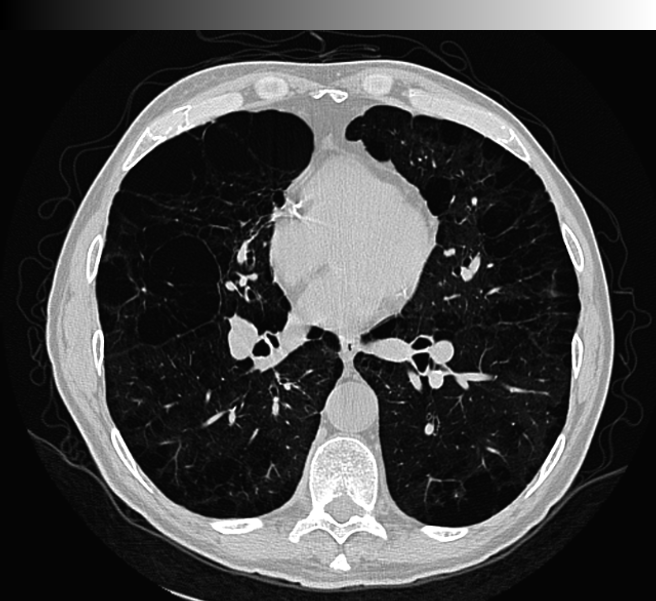
#> input picture LAB02/images/hrct.tif, 656 x 601 px; the run also reads 1 picture not shown here
$ jupyter execute --allow-errors 1_Pixelwise_operations.ipynb   (shell and % lines are left out)
#> lines starting #> are read from the running program, lines starting #| are printed output that depends on the picture; after the words box and inside, x2 and y2 are one past the last pixel; in counts of white or black regions, pixels touching at a corner belong together
</td>
<h2 style="white-space: nowrap">Image Processing Laboratory Notebooks</h2>
<hr style="clear:both">
<p style="font-size:0.85em; margin:2px; text-align:justify">
This Juypter notebook is part of a series of computer laboratories which are designed
to teach image-processing programming; they are running on the EPFL's Noto server. They are the practical complement of the theoretical lectures of the EPFL's Master course <b>Image Processing I</b>
(<a href="https://moodle.epfl.ch/course/view.php?id=522">MICRO-511</a>) taught by Prof. M. Unser and Prof. D. Van de Ville.
</p>
<p style="font-size:0.85em; margin:2px; text-align:justify">
The project is funded by the Center for Digital Education and the School of Engineering. It is owned by the <a href="http://bigwww.epfl.ch/">Biomedical Imaging Group</a>.
The distribution or the reproduction of the notebook is strictly prohibited without the written consent of the authors.  &copy; EPFL 2021.
</p>
<p style="font-size:0.85em; margin:0px"><b>Authors</b>:
    <a href="mailto:pol.delaguilapla@epfl.ch">Pol del Aguila Pla</a>,
    <a href="mailto:kay.lachler@epfl.ch">Kay Lächler</a>,
    <a href="mailto:alejandro.nogueronaramburu@epfl.ch">Alejandro Noguerón Arámburu</a>, and
    <a href="mailto:daniel.sage@epfl.ch">Daniel Sage</a>.
</p>
<hr style="clear:both">
<h1>Lab 1.1: Pixel-wise operations</h1>
<div style="background-color:#F0F0F0;padding:4px">
    <p style="margin:4px;"><b>Released</b>: Thursday October 7, 2021</p>
    <p style="margin:4px;"><b>Submission</b>: <span style="color:red">Friday October 15, 2021</span> (before 11:59PM) on <a href="https://moodle.epfl.ch/course/view.php?id=522">Moodle</a></p>
    <p style="margin:4px;"><b>Grade weigth</b>: Lab 1 (16 points), 9% of the overall grade</p>
    <p style="margin:4px;"><b>Remote help</b>: Monday October 11, on Zoom (see Moodle for link and time)</p>
    <p style="margin:4px;"><b>Related lectures</b>: Chapters 1 and 2</p>
</div>

### Student Name: Guanqun LIU
### SCIPER: 334988

Double-click on this cell and fill your name and SCIPER number. Then, run the cell below to verify your identity in Noto and set the seed for random results.

[cell 1]
import getpass
# This line recovers your camipro number to mark the images with your ID
uid = int(getpass.getuser().split('-')[2]) if len(getpass.getuser().split('-')) > 2 else ord(getpass.getuser()[0])
print(f'SCIPER: {uid}')

### Imports
In the next cell we import the python libraries that we will use throughout the lab, as well as the `ImageViewer` class (Python package developed specifically for these laboratories, see documentation [here](https://github.com/Biomedical-Imaging-Group/interactive-kit/wiki/Image-Viewer), or run the python command `help(viewer)` after loading the class):
* [`matplotlib.pyplot`](https://matplotlib.org), to display images,
* [`ipywidgets`](https://ipywidgets.readthedocs.io/en/latest/), to make the image display interactive, and
* [`numpy`](https://numpy.org/doc/stable/reference/), for mathematical operations on arrays.

Finally, we load the images used in this lab. Note that we will use the [OpenCV](https://opencv.org/) library for loading the images, and then we will make sure that it is of type `float64`, for higher accuracy during operations.

Run the next cell to get your notebook ready.
<div class=" alert alert-danger">

<i>Note:</i> Always run the two import cells below before starting to work on the notebook.
</div>

[cell 2]
# Configure plotting as dynamic

# Import required packages for this lab
import matplotlib.pyplot as plt
import ipywidgets as widgets
import numpy as np
import cv2 as cv
from interactive_kit import imviewer as viewer

# Loading images
hrct = cv.imread("images/hrct.tif", cv.IMREAD_UNCHANGED).astype('float64')

In the following cell we import the JS `ImageAccess` class. You can find the documentation of the class [here](https://biomedical-imaging-group.github.io/image-access/).

#> (a cell that did not finish here is left out)

# Pixel-wise operations (9 points)

In this laboratory you will learn the basics of pixel-wise image processing by performing simple operations -operations that apply at a pixel level-. This has many practical applications such as image normalization, colorization, and just to get information of an image. However, part of the goal of this laboratory is for you to feel comfortable with the process of accessing pixels of an image. Therefore, the laboratory will be mostrly in *JavaScript*, and then we will use *Python* for a few applications.

## <a id="ToC_1_Pixelwise_operations"></a>Table of contents
1. [16-bit gray-scale images: Visualization and Colorization](#1.-16-bit-gray-scale-images:-visualization-and-colorization-(3-points)) **(3 points)**
    1. [Limitations in visualization](#1.A.-Limitations-in-visualization-(1-point))
    2. [Colorization](#1.B.-Colorization-(2-points))
2. [Image normalization](#2.-Image-normalization-(6-points)) **(6 points)**
<!-- 3. [Vignetting](#3.-Vignettimg-(1-point)) -->

<div class=" alert alert-danger">

<b>Important:</b> Each cell that contains code begins with <code>%use sos</code> or <code>%use javascript</code>. This indicates if the code in this specific cell should be executed in Python or JavaScript. Do not change or remove any lines of code that begin with an <code>%</code>. They need to be on the first line of each cell!

</div>

# 1. 16-bit gray-scale images: visualization and colorization (3 points)
[Back to Table of contents](#ToC_1_Pixelwise_operations)

Most standard screens use only $8$ bits to visualize gray-level images, which allows for $2^8 = 256$ different gray-levels to be displayed at the same time. For day-to-day photography this is enough, but for some applications -like medical imaging- $256$ values are not enough to store all the important information. For example, common *HRCT* are stored in $16$-bit images which provide $2^{16} = 65536$ different gray-levels. This poses a problem because a standard screen cannot show all the gray-levels in a $16$-bit image at the same time. One solution for this limitation is to divide a range into sub-ranges of different colors (_a.k.a._ [colormaps](https://matplotlib.org/stable/tutorials/colors/colormaps.html)). There are many that have been proposed, and they serve the purpose of increasing the contrast on an image. In this section you will first see the limitation of displaying a $16$-bit grayscale image in a standard screen (in fact this goes beyond the screen, as your eyes are not capable of distinguising that many shades of gray either<!--only capable of distinguishing between $700$ and $900$ shades of gray-->), and then you will apply a colorization on this image.

## 1.A. Limitations in visualization (1 point)
[Back to Table of contents](#ToC_1_Pixelwise_operations)

To illustrate the problem we will look at the image `hrct`, which is encoded with $16$ bits. The image shows the result of a [computed tomography](https://en.wikipedia.org/wiki/CT_scan) scan of a human thorax. These type of images can, for example, be used to diagnose or assess the developement of COVID-19 in patients ([see more here](https://radiologyassistant.nl/chest/covid-19/covid19-imaging-findings)).

Run the next cell and explore the gray-level range. Try to find hidden content in the image that is not visible at first (at first you will only see the thorax).
<div class="alert alert-info">

**Hint:** You can adjust the gray-level range of the image by adjusting the values (max / min) of the <i>Brightness & Contrast</i> slider. Take some time to properly explore the image, as well as the histogram.
</div>

[cell 4]
# Display the hrct image to find hidden information
plt.close("all")
#> (the rest of this cell did not finish here and is left out)

### Multiple choice question
For **0.5 points each**, once you have explored the image, answer the next questions:

* Q1: How many $8$-bit grayscale images do we need to cover the pixel values spanned by a generic $16$-bit image?
    1. 2,
    2. 8,
    3. 256, or
    4. 16.

* Q2: As you will study below, using color is another option to see more of the information contained in a 16-bit image on screen. Now, choose `Options` and select the colormap `nipy_spectral` (make sure that the *Brightness & Contrast* slider spans the whole range). This view reveals wide-spread structures within the patient's lungs, which could be relevant to doctors. Which of the following ranges of visualization would show those details best with a `gray` colormap?
    1. $0\%$ to $10\%$,
    2. $90\%$ to $100\%$, or
    3. $50\%$ to $60\%$.

Modify the variables `answer_one` and `answer_two` in the next cell to reflect your choice.

[cell 5]
# Assign your answer to this variable
answer_one = 3
answer_two = 1
# YOUR CODE HERE

[cell 6]
# Check that the answer is in the correct range
assert answer_one in [1,2,3,4], 'Possible values are 1, 2, 3 or 4.'

[cell 7]
# Check that the answer is in the correct range
assert answer_two in [1,2,3], 'Possible values are 1, 2, or 3.'

## 1.B. Colorization (2 points)
[Back to Table of contents](#ToC_1_Pixelwise_operations)

As we will see in this section, color is a powerful tool to overcome the representation limitations of $8$-bit screens, and make use of all your photoreceptors to see the information in an image. The basic idea is to express the $16$-bit range $[0, 65535]$ using a combination of three $8$-bit $[0, 255]$ channels to make a color (RGB) image. This exercise will guide you through this process.

There are many alternatives to divide a range into sub-ranges (again, take a look at the matplitlib [colormaps](https://matplotlib.org/stable/tutorials/colors/colormaps.html)), but you will implement the one specified by the picture below:

The three lines reflect the intensity values of each channel depending on the original graylevel intensity. $N$ is the maximum graylevel intensity for a 16-bit image, i.e., ($2^{16} - 1$).

For **1 point**, modify the function `color_pixel_wise(img)` in the next cell to iterate through every pixel in the image and create a new colorized image. The three color channels should be defined according to the figure above.
<div class="alert alert-info">

**Note:** You only need to modify the variables `r`, `g` and `b`. Everything else has already been prepared for you. Make sure you understand the code and fill in the blanks.
</div>

#> (a cell that did not finish here is left out)

Great, using the two cells below we are going to visualize your image. If everything went well, you should see most of the hidden details in red (blood vessels and details inside the lungs), the middle values in green (soft tissues, fat, etc.) and the higher values in blue (aorta, bone tissue, etc.).

In the next cell, we are first going to get the image `hrct` from the Python kernel, and then apply your function to it. Finally, we put the result (`hrct_colorized_js`) back into the Python kernel for visualization.

#> (a cell that did not finish here is left out)

Now that your result is stored in Python, run the next cell to visualize it.

<div class="alert alert-info">

<b>Note: </b> SoS translates JS arrays as Python lists. However, <code>ImageViewer</code> (and every major IP library) works with <i>NumPy</i> arrays, so we have to explicitly call the function <code>np.array</code> on the result from JS.
</div>

#> (a cell that did not finish here is left out)

Is your result correct? At the top of the image you should see the color bar transition **smoothly** from black to red, from red to green, from green to blue, and back to black again.

Let's make some sanity checks to test that the image is really a color image and that the maximum and minimum value of each channel are $0$ and $255$ respectively. We will constantly be making these kinds of checks to ensure the correct behaviour of any code you write.

<div class="alert alert-danger">

<b>Note:</b> The fact that you pass these sanity checks <b>does not</b> guarantee the points.
</div>

#> (a cell that did not finish here is left out)

If we wanted to perform the same colorization in *Python*, we shouldn't do it pixel-wise as in *JavaScript*, since this will be extremely slow. As you saw in the introductory lab, languages that allow __[vectorization](https://en.wikipedia.org/wiki/Automatic_vectorization)__ like Python (through the NumPy library) and MATLAB allow operations to be performed on whole arrays. This is much simpler to code and as fast as a `for` loop in a low-level programming language.

In the following cell, we show you how to colorize your image in Python, without the need to iterate through every pixel. This function is exactly like the one you created in JavaScript, but we added the parameters `peak1`, `peak2` and `peak3`, which will be useful in the next exercise. Make sure to fully understand the function. If you have any doubts, go back to the [Introductory lab](../Introductory_lab/Introductory.ipynb), or read about [indexing in NumPy](https://numpy.org/devdocs/reference/arrays.indexing.html).

When you run the next cell, you will generate and visualize the variable `hrct_colorized_python`. It should look exactly like the result you got from the JavaScript function above.

[cell 12]
# Function that divides a `bits` bit graylevel image into a rgb image with 8 bits per channel depending on the three specified limits (in %)
def color_vectorized(img, peak1=25, peak2=50, peak3=75, bits=16):
    # Initialize max value
#> called with peak1 = 25, peak2 = 50, peak3 = 75, bits = 16
    N = 2**bits - 1
    N_new = 2**8 - 1

    # Make sure that peak1 < peak2 < peak3
    peak1, peak2, peak3 = np.sort([peak1, peak2, peak3])

    # Adjust limit values from percent to absolute value
    peak1 = peak1 / 100 * N
    peak2 = peak2 / 100 * N
    peak3 = peak3 / 100 * N

    # Initialize 3 color channels with the appropriate dimensions
    color_R = np.zeros(img.shape)
    color_G = np.zeros(img.shape)
    color_B = np.zeros(img.shape)

    # Generate boolean arrays corresponding to the 4 different sections.
    section_1 = img < peak1
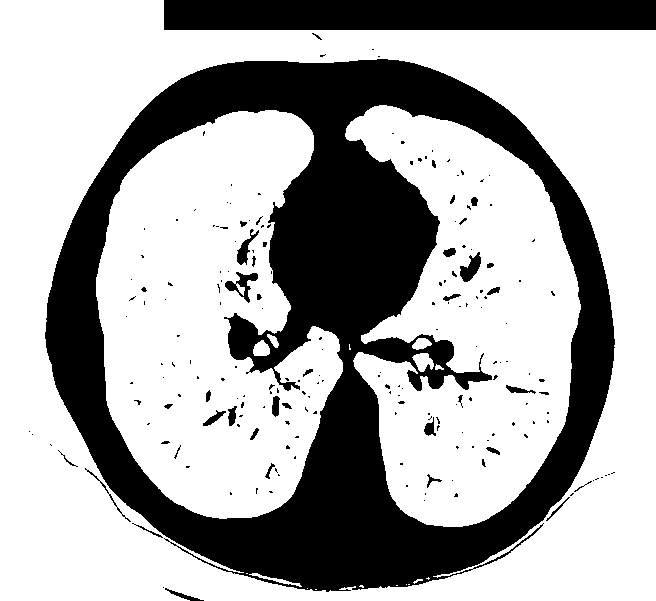
#> section_1: shape (601, 656) bool; 67.3% white; 201 black regions (162 under 20 px), largest, box (x1, y1, x2, y2) and area: (45, 59, 615, 592) 110571, (164, 0, 656, 30) 14760, (225, 272, 258, 303) 366
    section_2 = np.logical_and(peak1 <= img, img < peak2)
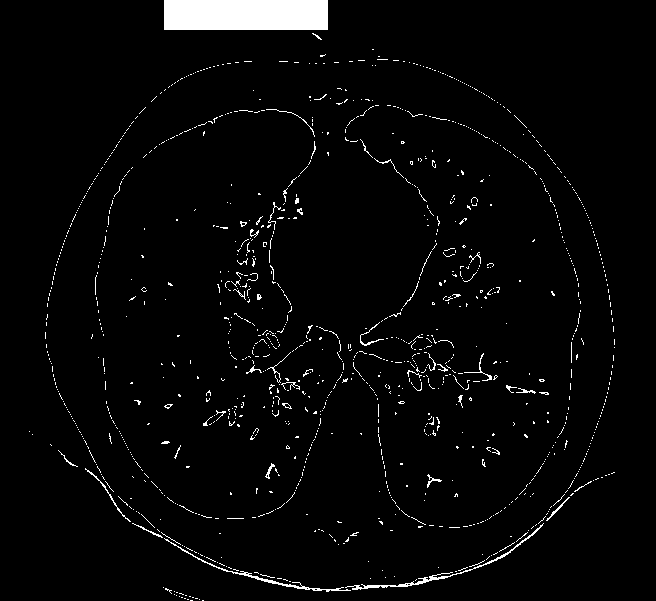
#> section_2: shape (601, 656) bool; 3% white; 1173 white regions (1124 under 20 px), largest, box (x1, y1, x2, y2) and area: (164, 0, 328, 30) 4920, (345, 523, 544, 590) 510, (164, 538, 351, 592) 412
    section_3 = np.logical_and(peak2 <= img, img < peak3)
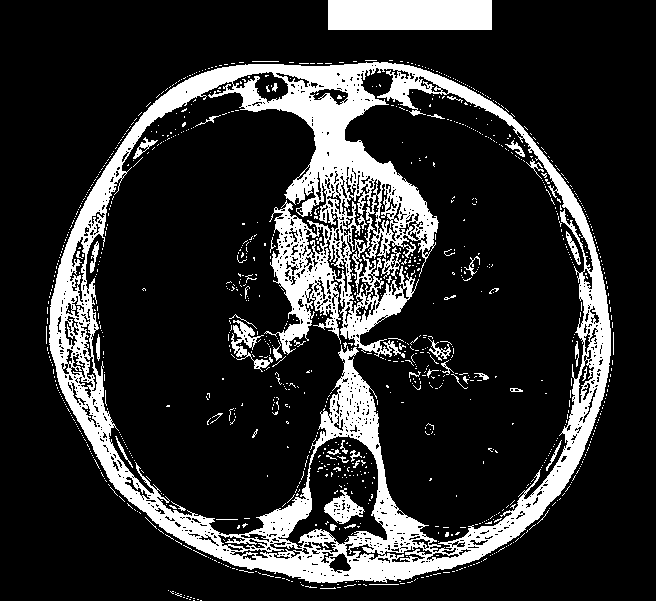
#> section_3: shape (601, 656) bool; 18.2% white; 1067 white regions (1015 under 20 px), largest, box (x1, y1, x2, y2) and area: (49, 62, 611, 583) 59808, (328, 0, 492, 30) 4920, (324, 488, 365, 524) 651
    section_4 = peak3 <= img
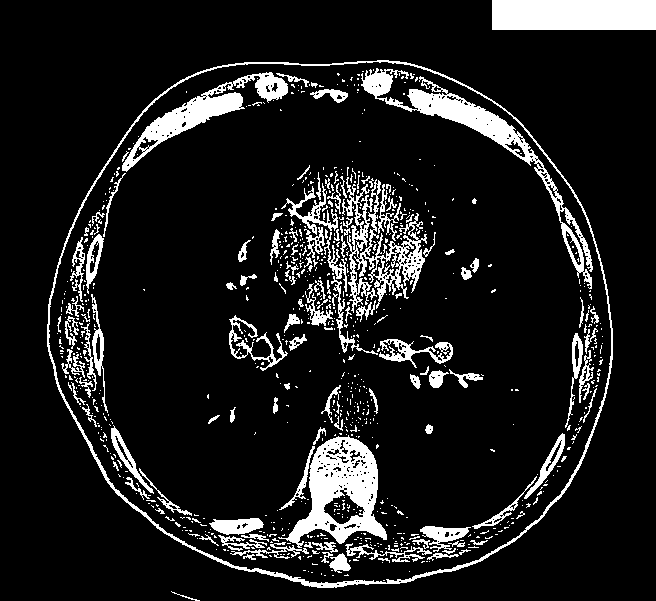
#> section_4: shape (601, 656) bool; 11.6% white; 842 white regions (712 under 20 px), largest, box (x1, y1, x2, y2) and area: (278, 435, 387, 548) 5295, (492, 0, 656, 30) 4920, (361, 68, 593, 289) 4900

    # Assign the pixel values of each channel depending on the section
    color_R[section_1] = img[section_1] / peak1
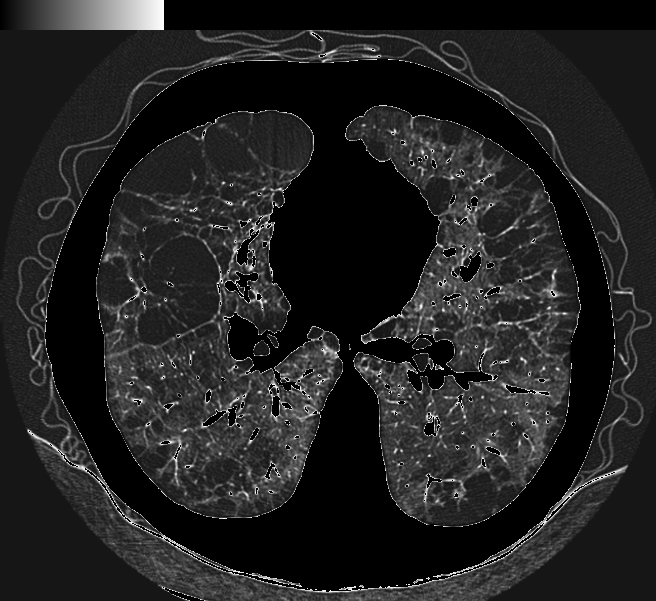
#> color_R: shape (601, 656) float64; min 0, max 1, mean 0.133
    color_R[section_2] = 1 - (img[section_2] - peak1) / (peak2 - peak1)
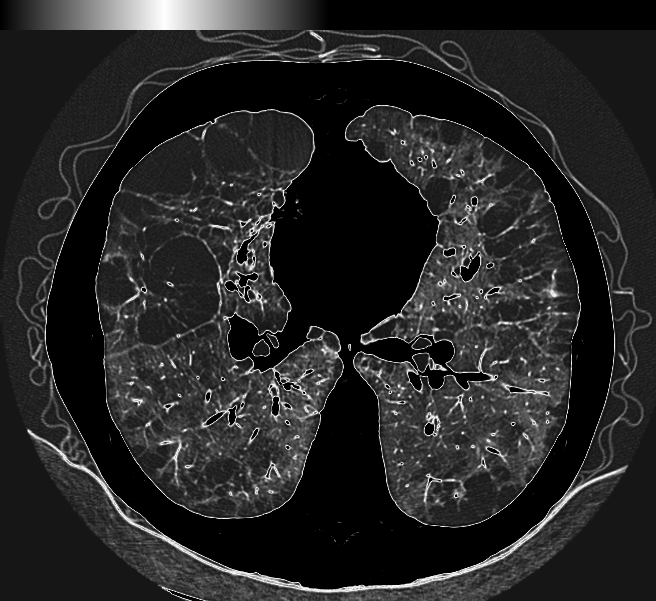
#> color_R: shape (601, 656) float64; 2.97% of pixels changed, all inside (x1, y1, x2, y2) = (29, 0, 615, 601)
    color_G[section_2] = (img[section_2] - peak1) / (peak2 - peak1)
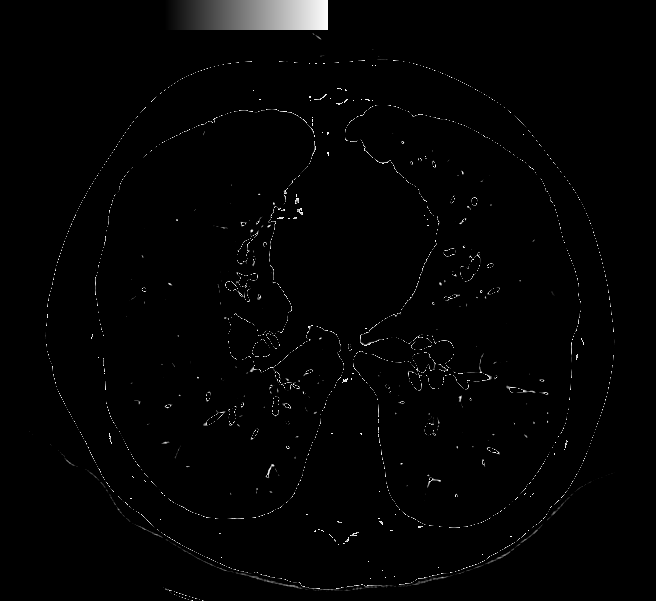
#> color_G: shape (601, 656) float64; min 0, max 1, mean 0.0135
    color_G[section_3] = 1 - (img[section_3] - peak2) / (peak3 - peak2)
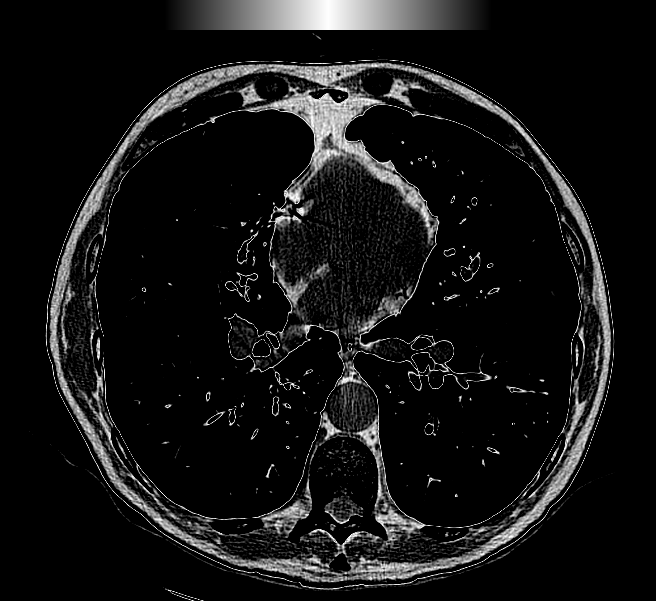
#> color_G: shape (601, 656) float64; 18.17% of pixels changed, all inside (x1, y1, x2, y2) = (46, 0, 614, 601)
    color_B[section_3] = (img[section_3] - peak2) / (peak3 - peak2)
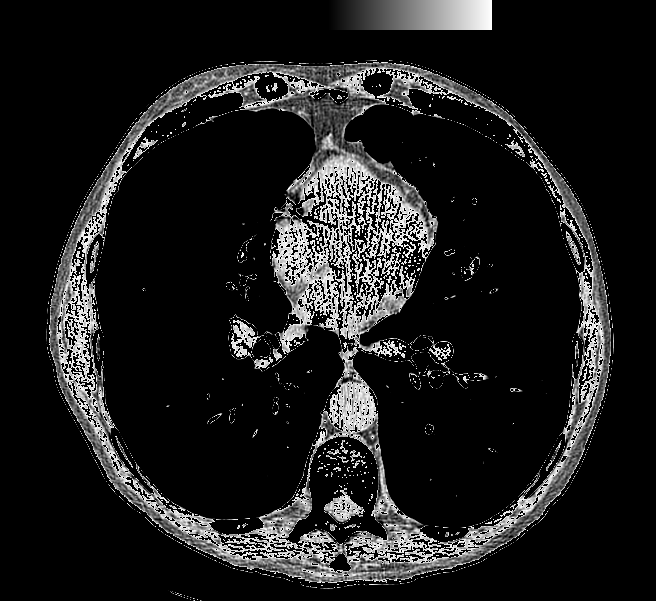
#> color_B: shape (601, 656) float64; min 0, max 1, mean 0.113
    color_B[section_4] = 1 - (img[section_4] - peak3) / (N - peak3)
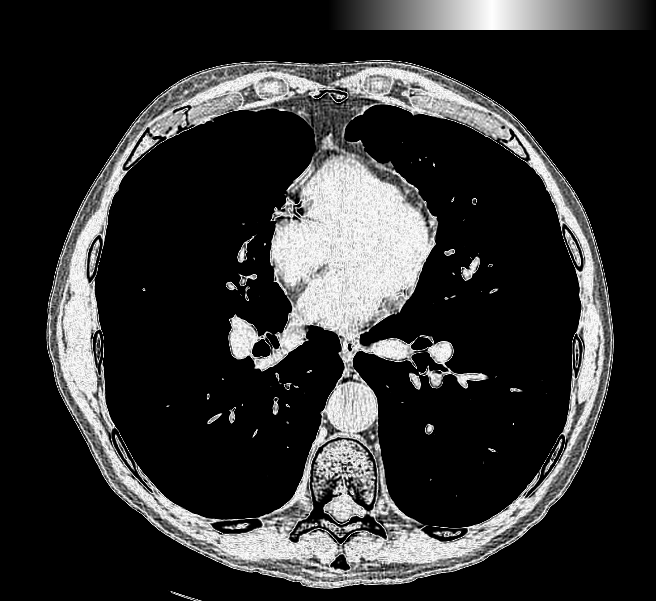
#> color_B: shape (601, 656) float64; 10.92% of pixels changed, all inside (x1, y1, x2, y2) = (47, 0, 656, 601)

    # Concatenate the three color channels into one color image
    color_img = np.dstack((color_R,color_G,color_B))
    # Multiply by maximum and round to 8-bit integers
    color_img = np.round(color_img * N_new).astype(np.uint8)
#> (the rest of the program and of its run is left out)
